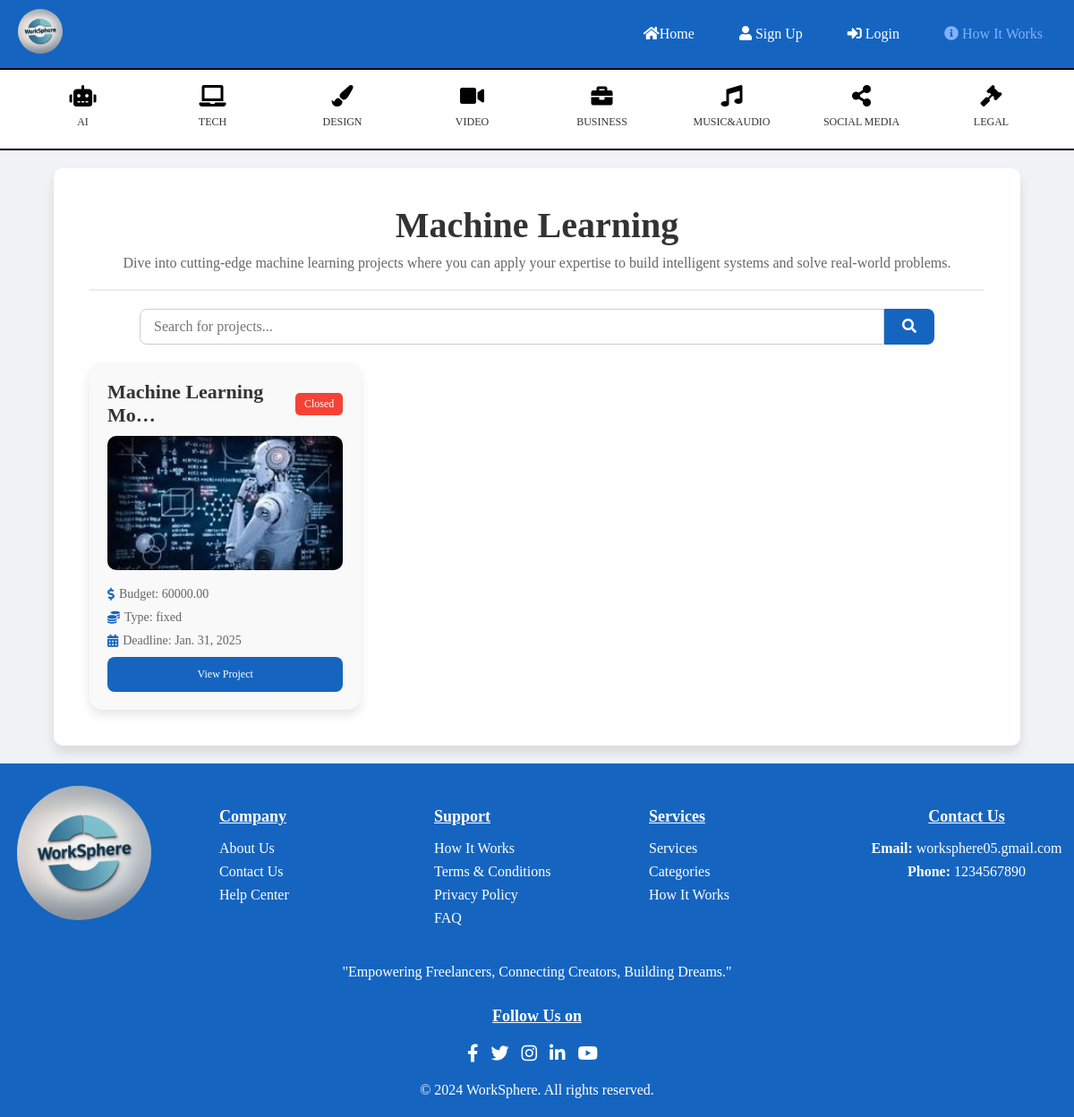
The app's page /categories/machine_learning/, older data.
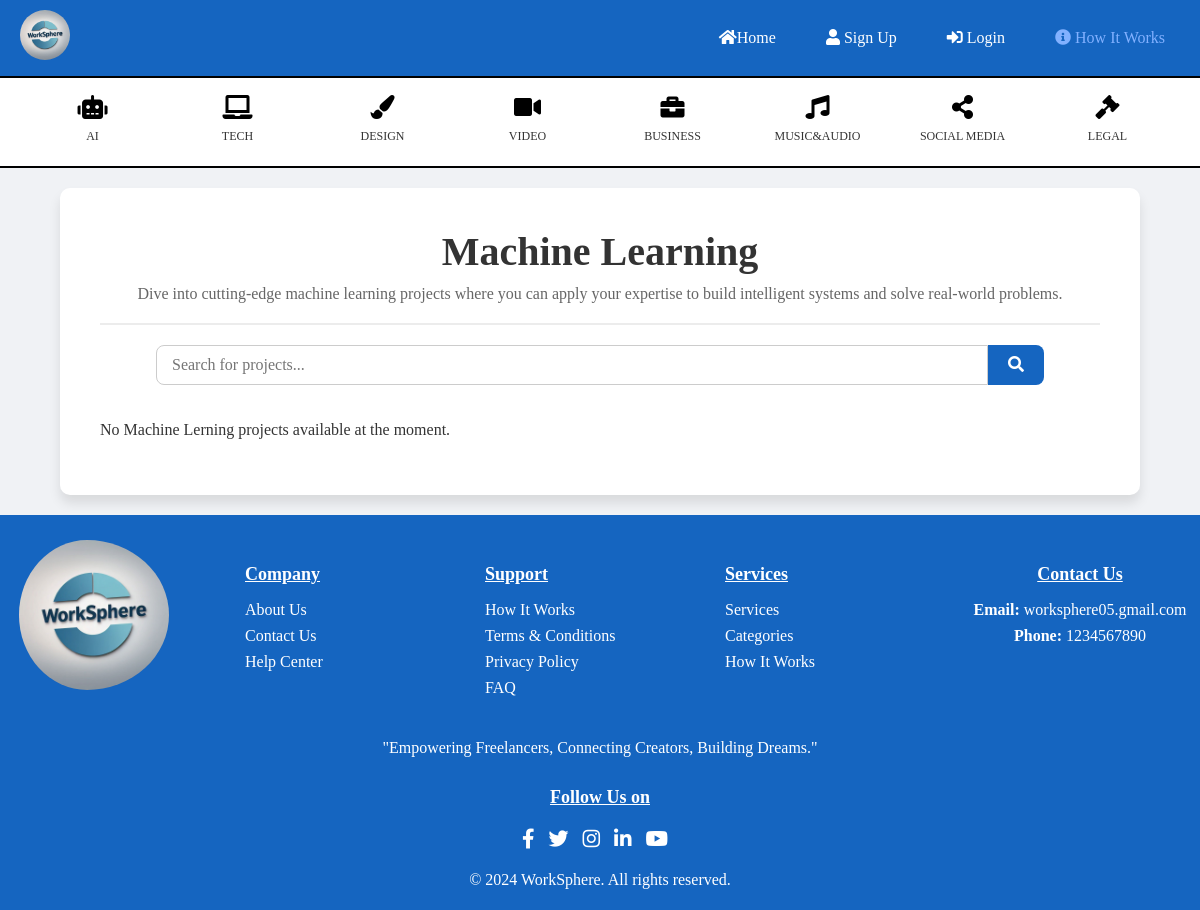
The same page, newer data.
### client/models.py (models this page shows, shortened)
class ClientPostProject(models.Model):
    EXPERIENCE_LEVEL_CHOICES = [
        ('entry', 'Entry Level'),
        ('intermediate', 'Intermediate Level'),
        ('expert', 'Expert Level'),
    ]
    BUDGET_TYPE_CHOICES = [
        ('fixed', 'Fixed Price'),
        ('hourly', 'Hourly'),
    ]
    CATEGORY_CHOICES = [
        ('ai_developement', 'AI Development'),
        ('animation', 'Animation'),
        ('business_strategy', 'Business Strategy'),
        ('content_creation', 'Content Creation'),
        ('contract_drafting', 'Contract Drafting'),
        ('graphic_design', 'Graphic Design'),
        ('legal_consulting', 'Legal Consulting'),
        ('logo_design', 'Logo Design'),
        ('machine_learning', 'Machine Learning'),
        ('market_research', 'Market Research'),
        ('social_media_marketing', 'Social Media Marketing'),
        ('software_development', 'Software Development'),
        ('video_editing', 'Video Editing'),
        ('web_development', 'Web Development'),
        ('music_composition', 'Music Composition'),
        ('lyric_writting', 'Lyric Writing'),
    ]
    client = models.ForeignKey(ClientRegisterLogin, on_delete=models.CASCADE, related_name='projects', null=True)
    title = models.CharField(max_length=255, help_text="Title of the project")
    description = models.TextField(help_text="Detailed description of the project")
    category = models.CharField(max_length=50, choices=CATEGORY_CHOICES, help_text="Project category")
    budget = models.DecimalField(max_digits=20, decimal_places=2, help_text="Project budget (fixed or hourly)")
    budget_type = models.CharField(max_length=10, choices=BUDGET_TYPE_CHOICES, help_text="Budget type")
    deadline = models.DateField(help_text="Deadline for project completion")
    skills_required = models.CharField(max_length=255, help_text="Skills required for the project")
    attachments = models.FileField(upload_to="project_attachments/", blank=True, null=True, help_text="Project-related files")
    photo = models.ImageField(upload_to="project_photos/", blank=True, null=True, help_text="Project-related photo")
    experience_level = models.CharField(max_length=15, choices=EXPERIENCE_LEVEL_CHOICES, help_text="Required experience level for freelancers")
    created_at = models.DateTimeField(auto_now_add=True, help_text="Time when the project was posted")
    status = models.CharField(max_length=10, null=True)

### categories/views.py (the view)
# urls.py: path('machine_learning/', views.machine_learning, name='machine_learning'),
def machine_learning(request):
    query = request.GET.get('q', '')  # Get search query from the GET request
    machine = ClientPostProject.objects.filter(category='machine_learning')  # Filter only Machine Learning projects
    if query:
        machine = machine.filter(title__icontains=query)  # Apply search filter on project titles
    context ={
        'machine': machine,
        'query': query
    }
    return render(request, 'machine_learning.html', context)

### categories/templates/machine_learning.html (shortened to what this page needs)
{% extends 'header_footer.html' %}
{% block content %}
<!DOCTYPE html>
<html lang="en">
<head>
  <link rel="stylesheet" href="https://cdnjs.cloudflare.com/ajax/libs/font-awesome/5.15.4/css/all.min.css">
</head>
<body>
  <div class="projects-container">
    <div class="projects-header">
      <h2>Machine Learning</h2>
      <p>Dive into cutting-edge machine learning projects where you can apply your expertise to build intelligent systems and solve real-world problems.</p>
    </div>
    <form method="GET" action="">
      <div class="search-bar">
          <input type="text" name="q" placeholder="Search for projects..." value="{{ query }}">
          <button type="submit"><i class="fas fa-search"></i></button>
      </div>
    </form>
    <ul class="project-list">
      {% for machine in machine %}
      <li class="project-card">
        <div class="project-header">
          <h3>{{ machine.title | truncatechars:20 }}</h3>
          {% if machine.status == "open" %}
          <span class="status-open">Open</span>
          {% else %}
          <span class="status-closed">Closed</span>
          {% endif %}
        </div>
        <img src="/media/{{machine.photo}}" alt="Project Image">
        <div class="project-footer">
          <span><i class="fas fa-dollar-sign"></i> Budget: {{ machine.budget }}</span>
          <span><i class="fas fa-coins"></i> Type: {{ machine.budget_type }}</span>
          <span><i class="fas fa-calendar-alt"></i> Deadline: {{ machine.deadline }}</span>
        </div>
        <a href="{% url 'project_view' machine.id %}" class="view-details">View Project</a>
      </li>
      {% empty %}
      <p>No Machine Lerning projects available at the moment.</p>
      {% endfor %}
    </ul>
  </div>
</body>
</html>
{% endblock %}

Row changes from the older to the newer data that the page shows:
removed ClientPostProject: title "Machine Learning Mo…", status "Closed", photo (picture), budget "60000.00", budget_type "fixed", deadline "Jan. 31, 2025"
Text that changed along with them:
text now shown: "No Machine Lerning projects available at the moment."
